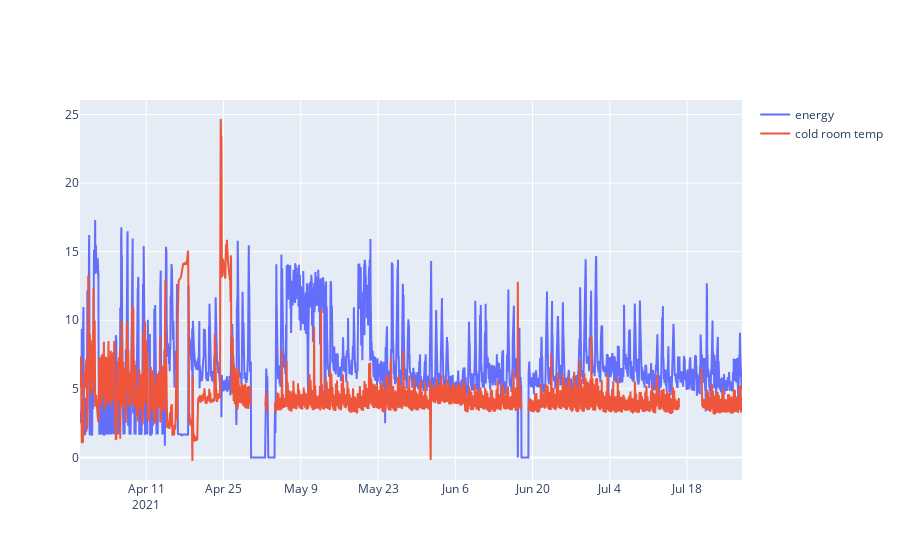

Source (notebook cell):
### Code cell
fig = go.Figure()
fig.add_trace(go.Scatter(x=dfe.index, y=dfe.WIP_energy, mode='lines', name='energy'))
fig.add_trace(go.Scatter(x=dfe.index, y=dfe.WIP_temp, mode='lines', name='cold room temp'))
fig.show()

### Figure 1 — Plotly figure (JSON) as saved in the notebook; plotly's stock layout.template omitted (floating-point values rounded to 4 significant figures; data arrays with more than 128 entries replaced by an {"elided": "..."} marker saying what was removed)
{"data": [{"mode": "lines", "name": "energy", "type": "scatter", "x": {"elided": "2880 str values"}, "y": {"elided": "2880 float values"}}, {"mode": "lines", "name": "cold room temp", "type": "scatter", "x": {"elided": "2880 str values"}, "y": {"elided": "2880 float values"}}], "layout": {}}
